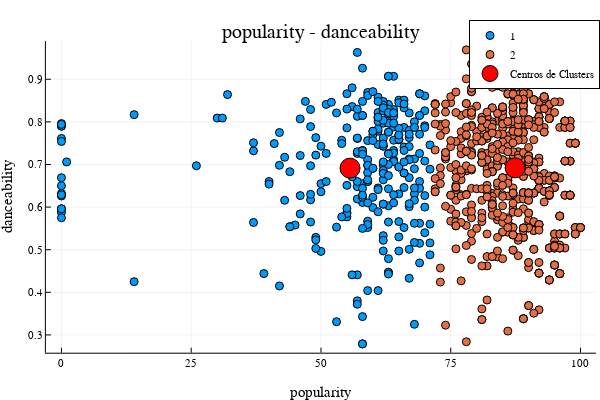

Notebook cell for this chart:
### Code cell
kmeans_clustering_interactivo(data, (:popularity, :danceability), 2)

### Figure 1 — Plotly figure (JSON) as saved in the notebook; plotly's stock layout.template omitted (floating-point values rounded to 4 significant figures; data arrays with more than 128 entries replaced by an {"elided": "..."} marker saying what was removed)
{"data": [{"colorbar": {"len": 0.8657, "title": "", "x": 0.9934, "y": 0.5087}, "legendgroup": "1", "marker": {"color": "rgba(0, 154, 250, 1.000)", "line": {"color": "rgba(0, 0, 0, 1.000)", "width": 1}, "size": 8, "symbol": "circle"}, "mode": "markers", "name": "1", "showlegend": true, "type": "scatter", "x": {"elided": "285 int values"}, "xaxis": "x", "y": {"elided": "285 float values"}, "yaxis": "y"}, {"colorbar": {"len": 0.8657, "title": "", "x": 0.9934, "y": 0.5087}, "legendgroup": "2", "marker": {"color": "rgba(227, 111, 71, 1.000)", "line": {"color": "rgba(0, 0, 0, 1.000)", "width": 1}, "size": 8, "symbol": "circle"}, "mode": "markers", "name": "2", "showlegend": true, "type": "scatter", "x": {"elided": "715 int values"}, "xaxis": "x", "y": {"elided": "715 float values"}, "yaxis": "y"}, {"colorbar": {"len": 0.8657, "title": "", "x": 0.9934, "y": 0.5087}, "legendgroup": "Centros de Clusters", "marker": {"color": "rgba(255, 0, 0, 1.000)", "line": {"color": "rgba(0, 0, 0, 1.000)", "width": 1}, "size": 20, "symbol": "circle"}, "mode": "markers", "name": "Centros de Clusters", "showlegend": true, "type": "scatter", "x": [55.6, 87.4], "xaxis": "x", "y": [0.6914, 0.6922], "yaxis": "y"}], "layout": {"annotations": [{"font": {"color": "rgba(0, 0, 0, 1.000)", "family": "sans-serif", "size": 20}, "rotation": 0, "showarrow": false, "text": "popularity - danceability", "x": 0.535, "xanchor": "center", "xref": "paper", "y": 1, "yanchor": "top", "yref": "paper"}], "height": 400, "legend": {"bgcolor": "rgba(255, 255, 255, 1.000)", "bordercolor": "rgba(0, 0, 0, 1.000)", "borderwidth": 1, "font": {"color": "rgba(0, 0, 0, 1.000)", "family": "sans-serif", "size": 11}, "title": {"font": {"color": "rgba(0, 0, 0, 1.000)", "family": "sans-serif", "size": 15}, "text": ""}, "tracegroupgap": 0, "traceorder": "normal", "x": 1, "xanchor": "auto", "y": 1, "yanchor": "auto"}, "margin": {"b": 20, "l": 0, "r": 0, "t": 20}, "paper_bgcolor": "rgba(255, 255, 255, 1.000)", "plot_bgcolor": "rgba(255, 255, 255, 1.000)", "showlegend": true, "width": 600, "xaxis": {"anchor": "y", "domain": [0.07647, 0.9934], "gridcolor": "rgba(0, 0, 0, 0.100)", "gridwidth": 0.5, "linecolor": "rgba(0, 0, 0, 1.000)", "mirror": false, "range": [-3, 103], "showgrid": true, "showline": true, "showticklabels": true, "tickangle": 0, "tickcolor": "rgb(0, 0, 0)", "tickfont": {"color": "rgba(0, 0, 0, 1.000)", "family": "sans-serif", "size": 11}, "tickmode": "array", "ticks": "inside", "ticktext": ["0", "25", "50", "75", "100"], "tickvals": [0, 25, 50, 75, 100], "title": "popularity", "titlefont": {"color": "rgba(0, 0, 0, 1.000)", "family": "sans-serif", "size": 15}, "type": "-", "visible": true, "zeroline": false, "zerolinecolor": "rgba(0, 0, 0, 1.000)"}, "yaxis": {"anchor": "x", "domain": [0.07581, 0.9415], "gridcolor": "rgba(0, 0, 0, 0.100)", "gridwidth": 0.5, "linecolor": "rgba(0, 0, 0, 1.000)", "mirror": false, "range": [0.2583, 0.9897], "showgrid": true, "showline": true, "showticklabels": true, "tickangle": 0, "tickcolor": "rgb(0, 0, 0)", "tickfont": {"color": "rgba(0, 0, 0, 1.000)", "family": "sans-serif", "size": 11}, "tickmode": "array", "ticks": "inside", "ticktext": ["0.3", "0.4", "0.5", "0.6", "0.7", "0.8", "0.9"], "tickvals": [0.3, 0.4, 0.5, 0.6, 0.7, 0.8, 0.9], "title": "danceability", "titlefont": {"color": "rgba(0, 0, 0, 1.000)", "family": "sans-serif", "size": 15}, "type": "-", "visible": true, "zeroline": false, "zerolinecolor": "rgba(0, 0, 0, 1.000)"}}}
